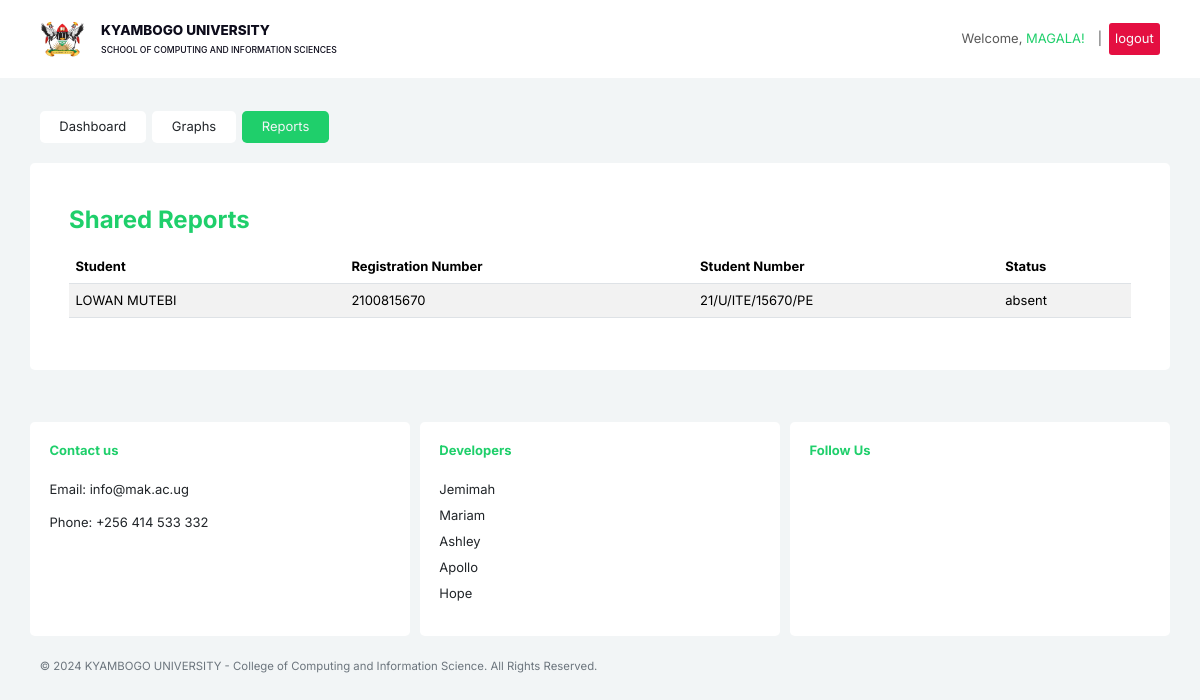
/users/admin_view_report/1 (signed in), run on the app's committed database.
### users/models.py (models this page shows, shortened)
class customUser(AbstractUser):
    is_student = models.BooleanField(default=False)
    is_lecturer = models.BooleanField(default=False)
    regNo = models.CharField(max_length=15)
    sNo = models.CharField(max_length=20, blank=True, null=True)
    sFirstName = models.CharField(max_length=50, blank=True, null=True)
    sLastName = models.CharField(max_length=50, blank=True, null=True)
    sMiddleName = models.CharField(max_length=50, blank=True, null=True)
    faculty_name = models.CharField(max_length=100, blank=True, null=True)
    course = models.CharField(max_length=100, choices=COURSE_CHOICES, default='BIST')
    Staff_ID = models.CharField(max_length=15)

### users/views.py (the view)
# urls.py: path('admin_view_report/<int:id>', views.admin_view_report, name='admin_view_report'),
@login_required
def admin_view_report(request, id):
    lecture = Lecture.objects.get(id=id)
    print(lecture)
    course_unit = lecture.course_unit
    enrolled_students = Enrollment.objects.filter(course_unit=course_unit).values_list('student', flat=True)
    students = User.objects.filter(id__in=enrolled_students)
    attendance_records = Attendance.objects.filter(lecture=lecture)
    report = []
    for student in students:
        full_name = " ".join(filter(None, [student.sFirstName, student.sLastName]))
        attendance_record = attendance_records.filter(student=student).first()
        if attendance_record:
            status = attendance_record.status
        else:
            status = 'absent'
        print(report)
        report.append({
            'full_name': full_name,
            'regNo': student.regNo,
            'sNo': student.sNo,
            'status': status
        })
    return render(request, 'admin_view_report.html', {
        'lecture': lecture,
        'report': report
    })

### lecturer/models.py (called while the page is built)
    def __str__(self):
        return self.title

### users/templates/admin_view_report.html (shortened to what this page needs)
{% load static %}
<!DOCTYPE html>
<html>
<head>
    <link rel="stylesheet" href="{% static 'css/bootstrap.min.css'%}">
  <link rel="stylesheet" href="{% static 'css/styles.css'%}">
</head>
<body class="bg-pale">
    <nav class="navbar navbar-expand-lg navbar-light bg-white fixed-top">
        <div class="container py-2">
            <a class="navbar-brand ml-auto" href="#">
                <img src="{% static 'icons/logo2.svg'%}" width="300px" alt="">
            </a>
            <div class="collapse navbar-collapse" id="navbarNav" >
                <ul class="navbar-nav ms-auto">
                    <li class="nav-item active">
                        <a class="nav-link">Welcome, <span class="text-green">{{ user.username }}!</span></a>
                    </li>
                    <span class="nav-link">|</span>
                    <li class="nav-item active" >
                        <form id="logout-form" method="post" action="{% url 'admin:logout' %}">
                            <button type="submit" class="nav-link text-light" style="background-color: #e40f41; border-radius: 3px;" class="px-4 py-2 text-light nav-link text-light">logout</button>
                        </form>
                    </li>
                </ul>
            </div>
        </div>
    </nav>
    <section >
        <div class="container" style="margin-top: 8rem;">
          <div class="d-flex align-items-center mt-4  flex-wrap">
            <div class="bg-white px-4 py-2 rounded mt-2">
                <a href="/admin" class="nav-link">Dashboard</a>
            </div>
            <div class="bg-white px-4 py-2 rounded mt-2 mx-2">
                <a href="{% url 'users:graphs' %}" class="nav-link">Graphs</a>
            </div>
            <div class="bg-green px-4 py-2 rounded mt-2" class="nav-link">
                <a href="{% url 'users:shared_reports' %}" class="nav-link">Reports</a>
            </div>
          </div>
        </div>
        <div class="container bg-white p-5 rounded mt-4">
                <p class="title text-green">Shared Reports</p>
                {% if report.count == 0 %}
                <p class="my-3">No records found</p>
                {% else %}
                <table class="table table-striped" id="attendanceTable">
                    <thead>
                        <tr>
                            <th>Student</th>
                            <th>Registration Number</th>
                            <th>Student Number</th>
                            <th>Status</th>
                        </tr>
                    </thead>
                    <tbody>
                        {% for record in report %}
                        <tr>
                            <td>{{ record.full_name }}</td>
                            <td>{{ record.regNo }}</td>
                            <td>{{ record.sNo }}</td>
                            <td>{{ record.status }}</td>
                        </tr>
                        {% endfor %}
                    </tbody>
                </table>
                {% endif %}
            </div>
    </section>
<footer class="">
    <div class="container  my-3 rounded py-5">
        <div class="row">
            <div class="col-md-4 bg-white rounded p-4">
                <b class="text-green">Contact us</b>
                <br><br>
                <p>Email: info@mak.ac.ug</p>
                <p>Phone: +256 414 533 332</p>
            </div>
            <div class="col-md-4 ">
                <div class="bg-white rounded p-4">
                    <b class="text-green">Developers</b>
                    <br><br>
                    <ul class="list-unstyled">
                    <li class="mb-2">Jemimah</li>
                    <li class="mb-2">Mariam</li>
                    <li class="mb-2">Ashley</li>
                    <li class="mb-2">Apollo</li>
                    <li class="mb-2">Hope</li>
                    </ul>
                </div>
            </div>
            <div class="col-md-4 bg-white rounded p-4">
                <b class="text-green">Follow Us</b>
                <br><br>
            </div>
        </div>
        <br/>
        <small class="text-secondary text-center">&copy; 2024 KYAMBOGO UNIVERSITY - College of Computing and Information Science. All Rights Reserved.</small>
    </div>
</footer>
</body>
</html>

### static/css/styles.css (style rules this page uses)
:root { --dark: #1D1A2F; --pale: #F2F5F6; --green: #1FCF6B; --white: white; }
.title { font-size: 24px; font-weight: bold; }
* { font-size: 13px; font-family: "Inter"; }
.bg-pale { background-color: var(--pale); }
.text-green { color: var(--green); }
.bg-white { background-color: white; }
.bg-green { background-color: var(--green); color: var(--pale); border: none; }

### data on the page
customUser: username "MAGALA"
customUser: regNo "2100815670", sNo "21/U/ITE/15670/PE"

### other printed values
{{ record.full_name }} "LOWAN MUTEBI"
{{ record.status }} "absent"
